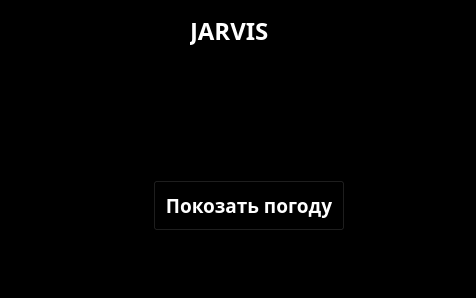
<?xml version="1.0" encoding="UTF-8"?>
<ui version="4.0">
 <class>MainWindow</class>
 <widget class="QMainWindow" name="MainWindow">
  <property name="geometry">
   <rect>
    <x>0</x>
    <y>0</y>
    <width>476</width>
    <height>298</height>
   </rect>
  </property>
  <property name="windowTitle">
   <string>Jarvis - Погода</string>
  </property>
  <property name="styleSheet">
   <string notr="true">background-color: rgb(0, 0, 0);
color: rgb(255, 255, 255);</string>
  </property>
  <widget class="QWidget" name="centralwidget">
   <widget class="QLabel" name="label">
    <property name="geometry">
     <rect>
      <x>-10</x>
      <y>0</y>
      <width>521</width>
      <height>331</height>
     </rect>
    </property>
    <property name="styleSheet">
     <string notr="true">background-color: rgb(0, 0, 0);</string>
    </property>
    <property name="text">
     <string/>
    </property>
    <property name="pixmap">
     <pixmap>../../../images/1625718621_25-kartinkin-com-p-oboi-dzharvis-krasivie-29.jpg</pixmap>
    </property>
    <property name="scaledContents">
     <bool>true</bool>
    </property>
   </widget>
   <widget class="QTextEdit" name="textEdit">
    <property name="geometry">
     <rect>
      <x>90</x>
      <y>70</y>
      <width>301</width>
      <height>61</height>
     </rect>
    </property>
    <property name="font">
     <font>
      <family>Arial Black</family>
      <pointsize>14</pointsize>
      <weight>75</weight>
      <bold>true</bold>
     </font>
    </property>
   </widget>
   <widget class="QPushButton" name="pushButton">
    <property name="geometry">
     <rect>
      <x>153</x>
      <y>180</y>
      <width>192</width>
      <height>51</height>
     </rect>
    </property>
    <property name="font">
     <font>
      <family>Arial Black</family>
      <pointsize>14</pointsize>
      <weight>75</weight>
      <bold>true</bold>
     </font>
    </property>
    <property name="text">
     <string>Покозать погоду</string>
    </property>
   </widget>
   <widget class="QLabel" name="label_2">
    <property name="geometry">
     <rect>
      <x>190</x>
      <y>10</y>
      <width>131</width>
      <height>41</height>
     </rect>
    </property>
    <property name="font">
     <font>
      <family>Arial Black</family>
      <pointsize>18</pointsize>
      <weight>75</weight>
      <bold>true</bold>
     </font>
    </property>
    <property name="contextMenuPolicy">
     <enum>Qt::DefaultContextMenu</enum>
    </property>
    <property name="styleSheet">
     <string notr="true">color: rgb(0, 0, 0);
background-color: rgba(255, 255, 255, 0);
color: rgb(255, 255, 255);</string>
    </property>
    <property name="frameShape">
     <enum>QFrame::NoFrame</enum>
    </property>
    <property name="frameShadow">
     <enum>QFrame::Plain</enum>
    </property>
    <property name="text">
     <string>JARVIS</string>
    </property>
   </widget>
  </widget>
 </widget>
 <resources/>
 <connections/>
</ui>
